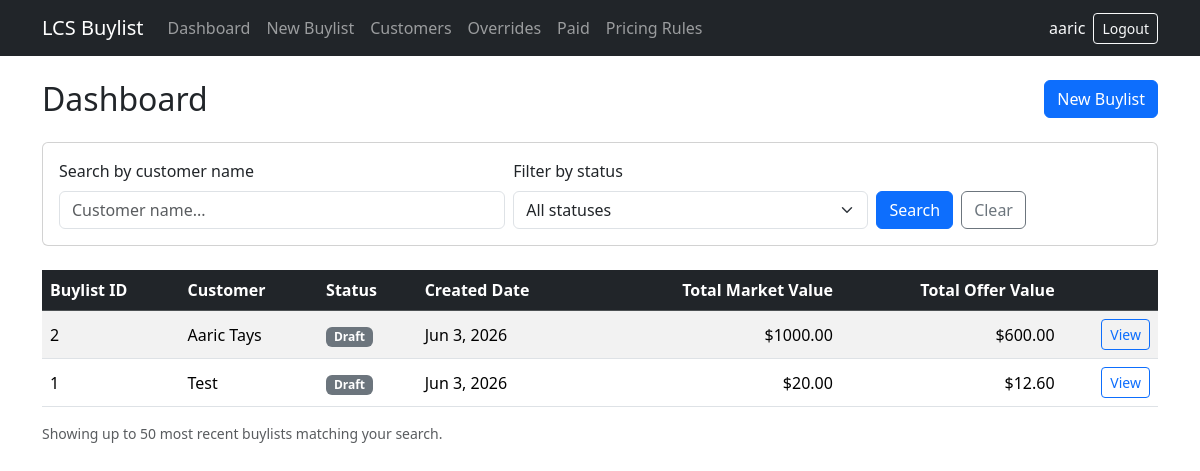
The app's page / (signed in) with its own data.
### buylists/models.py (models this page shows, shortened)
class Buylist(models.Model):
    STATUS_DRAFT = 'draft'
    STATUS_WAITING = 'waiting'
    STATUS_ACCEPTED = 'accepted'
    STATUS_REJECTED = 'rejected'
    STATUS_PAID = 'paid'
    STATUS_CHOICES = [
        (STATUS_DRAFT, 'Draft'),
        (STATUS_WAITING, 'Waiting'),
        (STATUS_ACCEPTED, 'Accepted'),
        (STATUS_REJECTED, 'Rejected'),
        (STATUS_PAID, 'Paid'),
    ]
    PAYMENT_CASH = 'cash'
    PAYMENT_TRADE = 'trade'
    PAYMENT_CHOICES = [
        ('', 'Not selected'),
        (PAYMENT_CASH, 'Cash (60%)'),
        (PAYMENT_TRADE, 'Trade credit (70%)'),
    ]
    customer = models.ForeignKey(
        Customer,
        on_delete=models.CASCADE,
        related_name='buylists',
    )
    status = models.CharField(
        max_length=20,
        choices=STATUS_CHOICES,
        default=STATUS_DRAFT,
    )
    payment_choice = models.CharField(
        max_length=10,
        choices=PAYMENT_CHOICES,
        blank=True,
        default='',
    )
    PAYMENT_METHOD_CASH = 'cash'
    PAYMENT_METHOD_STORE_CREDIT = 'store_credit'
    PAYMENT_METHOD_TRADE = 'trade'
    PAYMENT_METHOD_MIXED = 'mixed'
    PAYMENT_METHOD_CHOICES = [
        ('', 'Not paid yet'),
        (PAYMENT_METHOD_CASH, 'Cash'),
        (PAYMENT_METHOD_STORE_CREDIT, 'Store credit'),
        (PAYMENT_METHOD_TRADE, 'Trade'),
        (PAYMENT_METHOD_MIXED, 'Mixed'),
    ]
    payment_method = models.CharField(
        max_length=20,
        choices=PAYMENT_METHOD_CHOICES,
        blank=True,
        default='',
    )
    amount_paid = models.DecimalField(
        max_digits=10,
        decimal_places=2,
        null=True,
        blank=True,
    )
    paid_at = models.DateTimeField(null=True, blank=True)
    paid_by = models.ForeignKey(
        settings.AUTH_USER_MODEL,
        on_delete=models.SET_NULL,
        null=True,
        blank=True,
        related_name='buylists_paid',
    )
    created_at = models.DateTimeField(auto_now_add=True)
    updated_at = models.DateTimeField(auto_now=True)
    class Meta:
        ordering = ['-updated_at']
    @property
    def total_market_value(self):
        return round_money(sum(item.line_market_value for item in self.items.all()))
    @property
    def total_final_offer_value(self):
        return round_money(sum(item.final_offer_price for item in self.items.all()))
    @property
    def total_offer_value(self):
        return self.total_final_offer_value

class Customer(models.Model):
    name = models.CharField(max_length=200)
    phone = models.CharField(max_length=50, blank=True)
    email = models.EmailField(blank=True)
    notes = models.TextField(blank=True)
    class Meta:
        ordering = ['name']

class BuylistItem(models.Model):
    CONDITION_NM = 'NM'
    CONDITION_LP = 'LP'
    CONDITION_MP = 'MP'
    CONDITION_HP = 'HP'
    CONDITION_DMG = 'DMG'
    CONDITION_CHOICES = [
        (CONDITION_NM, 'Near Mint (NM)'),
        (CONDITION_LP, 'Lightly Played (LP)'),
        (CONDITION_MP, 'Moderately Played (MP)'),
        (CONDITION_HP, 'Heavily Played (HP)'),
        (CONDITION_DMG, 'Damaged (DMG)'),
    ]
    CONDITION_DEFAULTS = {
        CONDITION_NM: Decimal('1.00'),
        CONDITION_LP: Decimal('0.90'),
        CONDITION_MP: Decimal('0.75'),
        CONDITION_HP: Decimal('0.60'),
        CONDITION_DMG: Decimal('0.40'),
    }
    CASH_OFFER_PERCENT = Decimal('0.60')
    TRADE_OFFER_PERCENT = Decimal('0.70')
    buylist = models.ForeignKey(
        Buylist,
        on_delete=models.CASCADE,
        related_name='items',
    )
    card_name = models.CharField(max_length=200)
    set_name = models.CharField(max_length=200, blank=True)
    quantity = models.PositiveIntegerField(default=1)
    condition = models.CharField(
        max_length=3,
        choices=CONDITION_CHOICES,
        default=CONDITION_NM,
    )
    market_price = models.DecimalField(max_digits=10, decimal_places=2)
    condition_percent = models.DecimalField(max_digits=4, decimal_places=2)
    cash_offer_price = models.DecimalField(
        max_digits=10,
        decimal_places=2,
        editable=False,
    )
    trade_offer_price = models.DecimalField(
        max_digits=10,
        decimal_places=2,
        editable=False,
    )
    recommended_offer_price = models.DecimalField(
        max_digits=10,
        decimal_places=2,
        editable=False,
    )
    final_offer_price = models.DecimalField(max_digits=10, decimal_places=2)
    override_reason = models.TextField(blank=True)
    override_recommended_price = models.DecimalField(
        max_digits=10,
        decimal_places=2,
        null=True,
        blank=True,
        editable=False,
        help_text='Recommended offer at the time of override.',
    )
    override_final_price = models.DecimalField(
        max_digits=10,
        decimal_places=2,
        null=True,
        blank=True,
        editable=False,
        help_text='Final offer recorded at the time of override.',
    )
    override_by = models.ForeignKey(
        settings.AUTH_USER_MODEL,
        on_delete=models.SET_NULL,
        null=True,
        blank=True,
        related_name='offer_overrides',
    )
    override_at = models.DateTimeField(null=True, blank=True)
    notes = models.TextField(blank=True)
    class Meta:
        ordering = ['card_name']
    @property
    def line_market_value(self):
        return round_money(Decimal(self.quantity) * self.market_price)

### buylists/views.py (the view)
# urls.py: path('', views.dashboard, name='dashboard'),
@employee_required
def dashboard(request):
    buylists = (
        Buylist.objects.select_related('customer')
        .prefetch_related('items')
        .order_by('-created_at')
    )
    search_query = request.GET.get('q', '').strip()
    status_filter = request.GET.get('status', '').strip()
    if search_query:
        buylists = buylists.filter(customer__name__icontains=search_query)
    if status_filter:
        buylists = buylists.filter(status=status_filter)
    buylists = buylists[:50]
    return render(request, 'buylists/dashboard.html', {
        'buylists': buylists,
        'search_query': search_query,
        'status_filter': status_filter,
        'status_choices': Buylist.STATUS_CHOICES,
    })

### buylists/context_processors.py (called while the page is built)
def nav_permissions(request):
    user = request.user
    return {
        'nav_is_authenticated': user.is_authenticated,
        'nav_username': user.get_username() if user.is_authenticated else '',
        'nav_is_owner': user_is_owner(user),
        'nav_is_manager_or_owner': user_is_manager_or_owner(user),
        'nav_can_view_override_report': user_is_manager_or_owner(user),
        'nav_can_view_paid_report': user_is_manager_or_owner(user),
    }

### buylists/models.py (called while the page is built)
def round_money(amount):
    return Decimal(amount).quantize(MONEY_PRECISION)

### buylists/permissions.py (called while the page is built)
def user_is_owner(user):
    if not user.is_authenticated:
        return False
    return user.is_superuser or GROUP_OWNER in user_group_names(user)

def user_is_manager_or_owner(user):
    if not user.is_authenticated:
        return False
    if user_is_owner(user):
        return True
    return GROUP_MANAGER in user_group_names(user)

### buylists/templates/buylists/dashboard.html (shortened to what this page needs)
{% extends "buylists/base.html" %}
{% block content %}
<div class="d-flex justify-content-between align-items-center mb-4">
    <h1 class="h2 mb-0">Dashboard</h1>
    <a href="{% url 'buylists:buylist_create' %}" class="btn btn-primary">New Buylist</a>
</div>
<form method="get" class="card mb-4">
    <div class="card-body">
        <div class="row g-2 align-items-end">
            <div class="col-md-5">
                <label for="q" class="form-label">Search by customer name</label>
                <input
                    type="text"
                    class="form-control"
                    id="q"
                    name="q"
                    value="{{ search_query }}"
                    placeholder="Customer name..."
                >
            </div>
            <div class="col-md-4">
                <label for="status" class="form-label">Filter by status</label>
                <select class="form-select" id="status" name="status">
                    <option value="">All statuses</option>
                </select>
            </div>
            <div class="col-md-3 d-flex gap-2">
                <button type="submit" class="btn btn-primary">Search</button>
                <a href="{% url 'buylists:dashboard' %}" class="btn btn-outline-secondary">Clear</a>
            </div>
        </div>
    </div>
</form>
{% if buylists %}
<div class="table-responsive">
    <table class="table table-striped table-hover align-middle">
        <thead class="table-dark">
            <tr>
                <th>Buylist ID</th>
                <th>Customer</th>
                <th>Status</th>
                <th>Created Date</th>
                <th class="text-end">Total Market Value</th>
                <th class="text-end">Total Offer Value</th>
                <th></th>
            </tr>
        </thead>
        <tbody>
            {% for buylist in buylists %}
            <tr>
                <td>{{ buylist.pk }}</td>
                <td>{{ buylist.customer.name }}</td>
                <td>
                    <span class="badge bg-secondary">{{ buylist.get_status_display }}</span>
                </td>
                <td>{{ buylist.created_at|date:"M j, Y" }}</td>
                <td class="text-end">${{ buylist.total_market_value }}</td>
                <td class="text-end">
                    {% if buylist.total_offer_value %}
                    ${{ buylist.total_offer_value }}
                    {% else %}
                    —
                    {% endif %}
                </td>
                <td class="text-end">
                    <a href="{% url 'buylists:buylist_detail' pk=buylist.pk %}" class="btn btn-sm btn-outline-primary">View</a>
                </td>
            </tr>
            {% endfor %}
        </tbody>
    </table>
</div>
<p class="text-muted small">Showing up to 50 most recent buylists matching your search.</p>
{% endif %}
{% endblock %}

### buylists/templates/buylists/base.html (shortened to what this page needs)
<!DOCTYPE html>
<html lang="en">
<head>
    <link href="https://cdn.jsdelivr.net/npm/bootstrap@5.3.3/dist/css/bootstrap.min.css" rel="stylesheet">
</head>
<body>
    <nav class="navbar navbar-expand-lg navbar-dark bg-dark mb-4 no-print">
        <div class="container">
            <a class="navbar-brand" href="{% url 'buylists:dashboard' %}">LCS Buylist</a>
            {% if nav_is_authenticated %}
            <div class="collapse navbar-collapse" id="navbarNav">
                <ul class="navbar-nav me-auto">
                    <li class="nav-item">
                        <a class="nav-link" href="{% url 'buylists:dashboard' %}">Dashboard</a>
                    </li>
                    <li class="nav-item">
                        <a class="nav-link" href="{% url 'buylists:buylist_create' %}">New Buylist</a>
                    </li>
                    <li class="nav-item">
                        <a class="nav-link" href="{% url 'buylists:customer_list' %}">Customers</a>
                    </li>
                    {% if nav_can_view_override_report %}
                    <li class="nav-item">
                        <a class="nav-link" href="{% url 'buylists:override_report' %}">Overrides</a>
                    </li>
                    {% endif %}
                    {% if nav_can_view_paid_report %}
                    <li class="nav-item">
                        <a class="nav-link" href="{% url 'buylists:paid_report' %}">Paid</a>
                    </li>
                    {% endif %}
                    {% if nav_is_owner %}
                    <li class="nav-item">
                        <a class="nav-link" href="{% url 'buylists:pricing_rule_list' %}">Pricing Rules</a>
                    </li>
                    {% endif %}
                </ul>
                <ul class="navbar-nav align-items-lg-center gap-lg-2">
                    <li class="nav-item">
                        <span class="navbar-text text-light">
                            {{ nav_username }}
                        </span>
                    </li>
                    <li class="nav-item">
                        <form method="post" action="{% url 'buylists:logout' %}" class="d-inline">
                            <button type="submit" class="btn btn-outline-light btn-sm">Logout</button>
                        </form>
                    </li>
                </ul>
            </div>
            {% endif %}
        </div>
    </nav>
    <main class="container pb-5">
        {% block content %}{% endblock %}
    </main>
</body>
</html>

### records on screen
Buylist: pk "2", customer.name "Aaric Tays", status "Draft", created_at "Jun 3, 2026", total_market_value "1000.00", total_offer_value "600.00"
Buylist: pk "1", customer.name "Test", status "Draft", created_at "Jun 3, 2026", total_market_value "20.00", total_offer_value "12.60"

### other values on screen
{{ nav_username }} "aaric"
